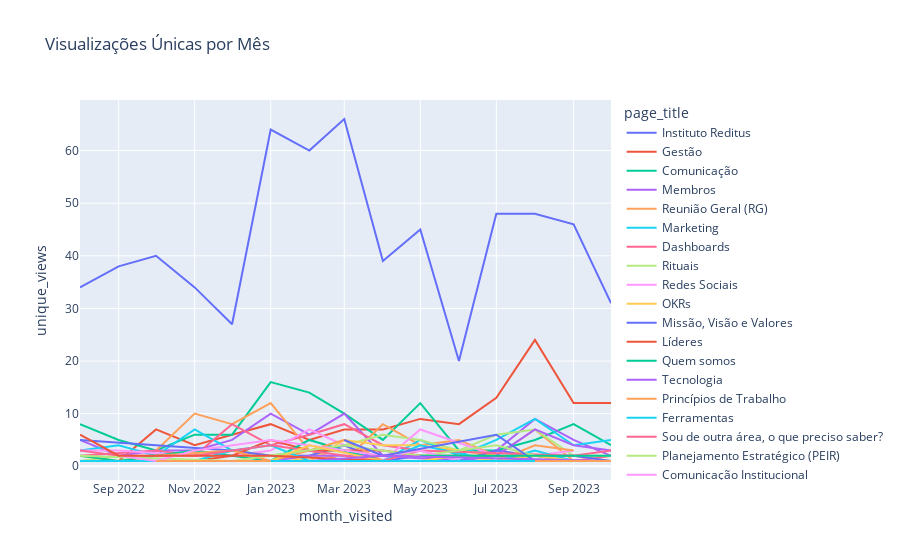

Here is the notebook cell this chart was saved with:
### Code cell
legend_order = df_monthly.groupby('page_title')['unique_views'].sum().sort_values(ascending=False).index.tolist()
fig_unique_monthly = px.line(df_monthly, x='month_visited', y='unique_views', color='page_title', title='Visualizações Únicas por Mês', category_orders={"page_title": legend_order})
fig_unique_monthly

### Figure 1 — Plotly figure (JSON) as saved in the notebook; plotly's stock layout.template omitted (floating-point values rounded to 4 significant figures)
{"data": [{"hovertemplate": "page_title=Instituto Reditus<br>month_visited=%{x}<br>unique_views=%{y}<extra></extra>", "legendgroup": "Instituto Reditus", "line": {"color": "#636efa", "dash": "solid"}, "marker": {"symbol": "circle"}, "mode": "lines", "name": "Instituto Reditus", "orientation": "v", "showlegend": true, "type": "scatter", "x": ["2022-08", "2022-09", "2022-10", "2022-11", "2022-12", "2023-01", "2023-02", "2023-03", "2023-04", "2023-05", "2023-06", "2023-07", "2023-08", "2023-09", "2023-10"], "xaxis": "x", "y": [34, 38, 40, 34, 27, 64, 60, 66, 39, 45, 20, 48, 48, 46, 31], "yaxis": "y"}, {"hovertemplate": "page_title=Gestão<br>month_visited=%{x}<br>unique_views=%{y}<extra></extra>", "legendgroup": "Gestão", "line": {"color": "#EF553B", "dash": "solid"}, "marker": {"symbol": "circle"}, "mode": "lines", "name": "Gestão", "orientation": "v", "showlegend": true, "type": "scatter", "x": ["2022-08", "2022-09", "2022-10", "2022-11", "2022-12", "2023-01", "2023-02", "2023-03", "2023-04", "2023-05", "2023-06", "2023-07", "2023-08", "2023-09", "2023-10"], "xaxis": "x", "y": [1, 1, 7, 4, 6, 8, 5, 7, 7, 9, 8, 13, 24, 12, 12], "yaxis": "y"}, {"hovertemplate": "page_title=Comunicação<br>month_visited=%{x}<br>unique_views=%{y}<extra></extra>", "legendgroup": "Comunicação", "line": {"color": "#00cc96", "dash": "solid"}, "marker": {"symbol": "circle"}, "mode": "lines", "name": "Comunicação", "orientation": "v", "showlegend": true, "type": "scatter", "x": ["2022-08", "2022-09", "2022-10", "2022-11", "2022-12", "2023-01", "2023-02", "2023-03", "2023-04", "2023-05", "2023-06", "2023-07", "2023-08", "2023-09", "2023-10"], "xaxis": "x", "y": [8, 5, 3, 6, 6, 16, 14, 10, 5, 12, 3, 3, 5, 8, 4], "yaxis": "y"}, {"hovertemplate": "page_title=Membros<br>month_visited=%{x}<br>unique_views=%{y}<extra></extra>", "legendgroup": "Membros", "line": {"color": "#ab63fa", "dash": "solid"}, "marker": {"symbol": "circle"}, "mode": "lines", "name": "Membros", "orientation": "v", "showlegend": true, "type": "scatter", "x": ["2022-08", "2022-09", "2022-10", "2022-11", "2022-12", "2023-01", "2023-02", "2023-03", "2023-04", "2023-05", "2023-06", "2023-07", "2023-08", "2023-09", "2023-10"], "xaxis": "x", "y": [5, 2, 3, 3, 5, 10, 6, 10, 2, 2, 1, 3, 9, 5, 2], "yaxis": "y"}, {"hovertemplate": "page_title=Reunião Geral (RG)<br>month_visited=%{x}<br>unique_views=%{y}<extra></extra>", "legendgroup": "Reunião Geral (RG)", "line": {"color": "#FFA15A", "dash": "solid"}, "marker": {"symbol": "circle"}, "mode": "lines", "name": "Reunião Geral (RG)", "orientation": "v", "showlegend": true, "type": "scatter", "x": ["2022-10", "2022-11", "2022-12", "2023-01", "2023-02", "2023-03", "2023-04", "2023-05", "2023-06", "2023-07", "2023-08", "2023-09", "2023-10"], "xaxis": "x", "y": [3, 10, 8, 12, 3, 1, 8, 4, 5, 2, 7, 1, 2], "yaxis": "y"}, {"hovertemplate": "page_title=Marketing<br>month_visited=%{x}<br>unique_views=%{y}<extra></extra>", "legendgroup": "Marketing", "line": {"color": "#19d3f3", "dash": "solid"}, "marker": {"symbol": "circle"}, "mode": "lines", "name": "Marketing", "orientation": "v", "showlegend": true, "type": "scatter", "x": ["2022-08", "2022-09", "2022-10", "2022-11", "2022-12", "2023-01", "2023-02", "2023-03", "2023-04", "2023-05", "2023-06", "2023-07", "2023-08", "2023-09", "2023-10"], "xaxis": "x", "y": [3, 4, 2, 7, 3, 2, 3, 3, 1, 5, 2, 5, 9, 4, 5], "yaxis": "y"}, {"hovertemplate": "page_title=Dashboards<br>month_visited=%{x}<br>unique_views=%{y}<extra></extra>", "legendgroup": "Dashboards", "line": {"color": "#FF6692", "dash": "solid"}, "marker": {"symbol": "circle"}, "mode": "lines", "name": "Dashboards", "orientation": "v", "showlegend": true, "type": "scatter", "x": ["2022-08", "2022-10", "2022-11", "2022-12", "2023-01", "2023-02", "2023-03", "2023-04", "2023-05", "2023-06", "2023-07", "2023-08", "2023-09", "2023-10"], "xaxis": "x", "y": [2, 3, 2, 8, 4, 6, 8, 4, 3, 1, 1, 2, 1, 2], "yaxis": "y"}, {"hovertemplate": "page_title=Rituais<br>month_visited=%{x}<br>unique_views=%{y}<extra></extra>", "legendgroup": "Rituais", "line": {"color": "#B6E880", "dash": "solid"}, "marker": {"symbol": "circle"}, "mode": "lines", "name": "Rituais", "orientation": "v", "showlegend": true, "type": "scatter", "x": ["2022-08", "2022-09", "2022-10", "2022-11", "2022-12", "2023-01", "2023-02", "2023-03", "2023-04", "2023-05", "2023-06", "2023-07", "2023-08", "2023-09", "2023-10"], "xaxis": "x", "y": [1, 2, 1, 1, 3, 2, 2, 4, 6, 5, 3, 6, 7, 2, 2], "yaxis": "y"}, {"hovertemplate": "page_title=Redes Sociais<br>month_visited=%{x}<br>unique_views=%{y}<extra></extra>", "legendgroup": "Redes Sociais", "line": {"color": "#FF97FF", "dash": "solid"}, "marker": {"symbol": "circle"}, "mode": "lines", "name": "Redes Sociais", "orientation": "v", "showlegend": true, "type": "scatter", "x": ["2022-08", "2022-09", "2022-11", "2022-12", "2023-01", "2023-02", "2023-03", "2023-04", "2023-05", "2023-07", "2023-08", "2023-09"], "xaxis": "x", "y": [3, 3, 2, 2, 3, 7, 4, 1, 7, 2, 2, 3], "yaxis": "y"}, {"hovertemplate": "page_title=OKRs<br>month_visited=%{x}<br>unique_views=%{y}<extra></extra>", "legendgroup": "OKRs", "line": {"color": "#FECB52", "dash": "solid"}, "marker": {"symbol": "circle"}, "mode": "lines", "name": "OKRs", "orientation": "v", "showlegend": true, "type": "scatter", "x": ["2022-08", "2022-09", "2022-10", "2022-12", "2023-01", "2023-02", "2023-03", "2023-04", "2023-05", "2023-07", "2023-08", "2023-09", "2023-10"], "xaxis": "x", "y": [2, 1, 2, 3, 2, 1, 5, 4, 4, 2, 2, 2, 1], "yaxis": "y"}, {"hovertemplate": "page_title=Missão, Visão e Valores<br>month_visited=%{x}<br>unique_views=%{y}<extra></extra>", "legendgroup": "Missão, Visão e Valores", "line": {"color": "#636efa", "dash": "solid"}, "marker": {"symbol": "circle"}, "mode": "lines", "name": "Missão, Visão e Valores", "orientation": "v", "showlegend": true, "type": "scatter", "x": ["2022-08", "2022-12", "2023-01", "2023-02", "2023-03", "2023-04", "2023-05", "2023-06", "2023-07", "2023-08", "2023-09", "2023-10"], "xaxis": "x", "y": [5, 3, 2, 2, 4, 1, 2, 1, 3, 2, 2, 1], "yaxis": "y"}, {"hovertemplate": "page_title=Líderes<br>month_visited=%{x}<br>unique_views=%{y}<extra></extra>", "legendgroup": "Líderes", "line": {"color": "#EF553B", "dash": "solid"}, "marker": {"symbol": "circle"}, "mode": "lines", "name": "Líderes", "orientation": "v", "showlegend": true, "type": "scatter", "x": ["2022-11", "2022-12", "2023-01", "2023-02", "2023-03", "2023-04", "2023-05", "2023-06", "2023-07", "2023-08", "2023-09", "2023-10"], "xaxis": "x", "y": [1, 2, 5, 3, 3, 3, 2, 2, 2, 1, 1, 1], "yaxis": "y"}, {"hovertemplate": "page_title=Quem somos<br>month_visited=%{x}<br>unique_views=%{y}<extra></extra>", "legendgroup": "Quem somos", "line": {"color": "#00cc96", "dash": "solid"}, "marker": {"symbol": "circle"}, "mode": "lines", "name": "Quem somos", "orientation": "v", "showlegend": true, "type": "scatter", "x": ["2022-08", "2022-09", "2022-10", "2022-11", "2022-12", "2023-01", "2023-02", "2023-03", "2023-04", "2023-05", "2023-07", "2023-08", "2023-09", "2023-10"], "xaxis": "x", "y": [2, 1, 2, 3, 2, 1, 5, 3, 1, 1, 1, 2, 1, 1], "yaxis": "y"}, {"hovertemplate": "page_title=Tecnologia<br>month_visited=%{x}<br>unique_views=%{y}<extra></extra>", "legendgroup": "Tecnologia", "line": {"color": "#ab63fa", "dash": "solid"}, "marker": {"symbol": "circle"}, "mode": "lines", "name": "Tecnologia", "orientation": "v", "showlegend": true, "type": "scatter", "x": ["2022-12", "2023-01", "2023-02", "2023-03", "2023-04", "2023-06", "2023-07", "2023-08", "2023-09", "2023-10"], "xaxis": "x", "y": [1, 1, 2, 2, 2, 1, 2, 7, 4, 3], "yaxis": "y"}, {"hovertemplate": "page_title=Princípios de Trabalho<br>month_visited=%{x}<br>unique_views=%{y}<extra></extra>", "legendgroup": "Princípios de Trabalho", "line": {"color": "#FFA15A", "dash": "solid"}, "marker": {"symbol": "circle"}, "mode": "lines", "name": "Princípios de Trabalho", "orientation": "v", "showlegend": true, "type": "scatter", "x": ["2022-10", "2022-12", "2023-01", "2023-02", "2023-03", "2023-04", "2023-07", "2023-08", "2023-09"], "xaxis": "x", "y": [2, 3, 1, 3, 5, 1, 1, 4, 3], "yaxis": "y"}, {"hovertemplate": "page_title=Ferramentas<br>month_visited=%{x}<br>unique_views=%{y}<extra></extra>", "legendgroup": "Ferramentas", "line": {"color": "#19d3f3", "dash": "solid"}, "marker": {"symbol": "circle"}, "mode": "lines", "name": "Ferramentas", "orientation": "v", "showlegend": true, "type": "scatter", "x": ["2022-08", "2022-09", "2022-11", "2022-12", "2023-01", "2023-02", "2023-03", "2023-04", "2023-05", "2023-07", "2023-08", "2023-09"], "xaxis": "x", "y": [1, 1, 1, 3, 4, 1, 1, 1, 4, 1, 3, 1], "yaxis": "y"}, {"hovertemplate": "page_title=Sou de outra área, o que preciso saber?<br>month_visited=%{x}<br>unique_views=%{y}<extra></extra>", "legendgroup": "Sou de outra área, o que preciso saber?", "line": {"color": "#FF6692", "dash": "solid"}, "marker": {"symbol": "circle"}, "mode": "lines", "name": "Sou de outra área, o que preciso saber?", "orientation": "v", "showlegend": true, "type": "scatter", "x": ["2022-08", "2022-09", "2022-11", "2023-01", "2023-04", "2023-05", "2023-09", "2023-10"], "xaxis": "x", "y": [3, 2, 2, 4, 1, 3, 2, 3], "yaxis": "y"}, {"hovertemplate": "page_title=Planejamento Estratégico (PEIR)<br>month_visited=%{x}<br>unique_views=%{y}<extra></extra>", "legendgroup": "Planejamento Estratégico (PEIR)", "line": {"color": "#B6E880", "dash": "solid"}, "marker": {"symbol": "circle"}, "mode": "lines", "name": "Planejamento Estratégico (PEIR)", "orientation": "v", "showlegend": true, "type": "scatter", "x": ["2022-08", "2022-12", "2023-03", "2023-04", "2023-05", "2023-07", "2023-08", "2023-09", "2023-10"], "xaxis": "x", "y": [2, 1, 4, 3, 2, 4, 2, 1, 1], "yaxis": "y"}, {"hovertemplate": "page_title=Comunicação Institucional<br>month_visited=%{x}<br>unique_views=%{y}<extra></extra>", "legendgroup": "Comunicação Institucional", "line": {"color": "#FF97FF", "dash": "solid"}, "marker": {"symbol": "circle"}, "mode": "lines", "name": "Comunicação Institucional", "orientation": "v", "showlegend": true, "type": "scatter", "x": ["2022-09", "2022-10", "2022-11", "2023-01", "2023-04", "2023-05", "2023-06", "2023-07", "2023-09"], "xaxis": "x", "y": [2, 1, 3, 5, 2, 3, 1, 1, 1], "yaxis": "y"}, {"hovertemplate": "page_title=Nossa História<br>month_visited=%{x}<br>unique_views=%{y}<extra></extra>", "legendgroup": "Nossa História", "line": {"color": "#FECB52", "dash": "solid"}, "marker": {"symbol": "circle"}, "mode": "lines", "name": "Nossa História", "orientation": "v", "showlegend": true, "type": "scatter", "x": ["2022-10", "2022-12", "2023-01", "2023-02", "2023-04", "2023-05", "2023-06", "2023-07", "2023-08", "2023-09", "2023-10"], "xaxis": "x", "y": [1, 1, 1, 4, 1, 1, 2, 1, 2, 1, 1], "yaxis": "y"}, {"hovertemplate": "page_title=Como Organizar o PEIR (Checklist)<br>month_visited=%{x}<br>unique_views=%{y}<extra></extra>", "legendgroup": "Como Organizar o PEIR (Checklist)", "line": {"color": "#636efa", "dash": "solid"}, "marker": {"symbol": "circle"}, "mode": "lines", "name": "Como Organizar o PEIR (Checklist)", "orientation": "v", "showlegend": true, "type": "scatter", "x": ["2023-03", "2023-04", "2023-07", "2023-08", "2023-09", "2023-10"], "xaxis": "x", "y": [5, 2, 6, 1, 1, 1], "yaxis": "y"}, {"hovertemplate": "page_title=Alterações do site<br>month_visited=%{x}<br>unique_views=%{y}<extra></extra>", "legendgroup": "Alterações do site", "line": {"color": "#EF553B", "dash": "solid"}, "marker": {"symbol": "circle"}, "mode": "lines", "name": "Alterações do site", "orientation": "v", "showlegend": true, "type": "scatter", "x": ["2022-08", "2022-09", "2022-11", "2023-01", "2023-04", "2023-05"], "xaxis": "x", "y": [6, 2, 2, 2, 1, 1], "yaxis": "y"}, {"hovertemplate": "page_title=Radar de execução<br>month_visited=%{x}<br>unique_views=%{y}<extra></extra>", "legendgroup": "Radar de execução", "line": {"color": "#00cc96", "dash": "solid"}, "marker": {"symbol": "circle"}, "mode": "lines", "name": "Radar de execução", "orientation": "v", "showlegend": true, "type": "scatter", "x": ["2023-05", "2023-09", "2023-10"], "xaxis": "x", "y": [2, 2, 2], "yaxis": "y"}, {"hovertemplate": "page_title=Reunião Conselho Administrativo (RCA)<br>month_visited=%{x}<br>unique_views=%{y}<extra></extra>", "legendgroup": "Reunião Conselho Administrativo (RCA)", "line": {"color": "#ab63fa", "dash": "solid"}, "marker": {"symbol": "circle"}, "mode": "lines", "name": "Reunião Conselho Administrativo (RCA)", "orientation": "v", "showlegend": true, "type": "scatter", "x": ["2022-10", "2023-02", "2023-04", "2023-10"], "xaxis": "x", "y": [1, 1, 2, 1], "yaxis": "y"}, {"hovertemplate": "page_title=Reunião de Líderes (RL)<br>month_visited=%{x}<br>unique_views=%{y}<extra></extra>", "legendgroup": "Reunião de Líderes (RL)", "line": {"color": "#FFA15A", "dash": "solid"}, "marker": {"symbol": "circle"}, "mode": "lines", "name": "Reunião de Líderes (RL)", "orientation": "v", "showlegend": true, "type": "scatter", "x": ["2022-10", "2023-04", "2023-07", "2023-10"], "xaxis": "x", "y": [1, 1, 1, 1], "yaxis": "y"}, {"hovertemplate": "page_title=O que Comunicação faz?<br>month_visited=%{x}<br>unique_views=%{y}<extra></extra>", "legendgroup": "O que Comunicação faz?", "line": {"color": "#19d3f3", "dash": "solid"}, "marker": {"symbol": "circle"}, "mode": "lines", "name": "O que Comunicação faz?", "orientation": "v", "showlegend": true, "type": "scatter", "x": ["2023-01", "2023-04", "2023-08"], "xaxis": "x", "y": [1, 1, 1], "yaxis": "y"}, {"hovertemplate": "page_title=Dinâmicas PEIR<br>month_visited=%{x}<br>unique_views=%{y}<extra></extra>", "legendgroup": "Dinâmicas PEIR", "line": {"color": "#FF6692", "dash": "solid"}, "marker": {"symbol": "circle"}, "mode": "lines", "name": "Dinâmicas PEIR", "orientation": "v", "showlegend": true, "type": "scatter", "x": ["2023-09"], "xaxis": "x", "y": [1], "yaxis": "y"}], "layout": {"legend": {"title": {"text": "page_title"}, "tracegroupgap": 0}, "title": {"text": "Visualizações Únicas por Mês"}, "xaxis": {"anchor": "y", "domain": [0, 1], "title": {"text": "month_visited"}}, "yaxis": {"anchor": "x", "domain": [0, 1], "title": {"text": "unique_views"}}}}
